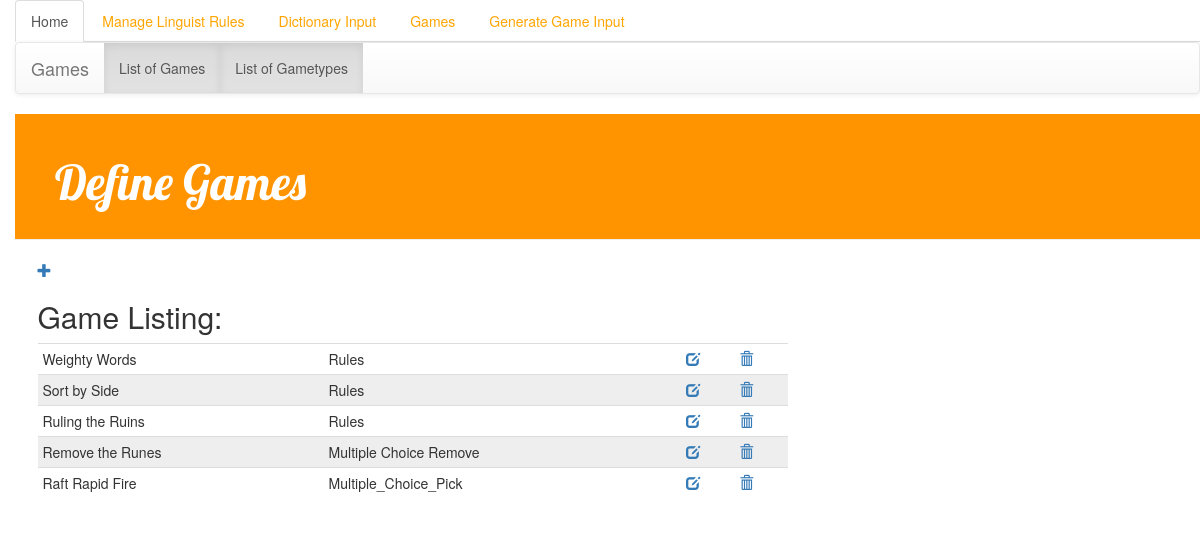
Page /Games/game_list/ on the committed database.
### Games/models.py (models this page shows, shortened)
class Game(models.Model):
    name = models.CharField(max_length=200,default='')
    type = models.ForeignKey(GameType)

class GameType(models.Model):
    name = models.CharField(max_length=200,default='')
    description = models.TextField(default='Missing Description')

### Games/views.py (the view)
def game_list(request):
    response = "Listing of Games."
    try:
        games = Game.objects.all()
    except Game.DoesNotExist:
        raise Http404("Games do not exist")
    return render(request, "Games/game_list.html", {'games': games})

### templates/Games/game_list.html
{% extends 'Games/base.html' %}
{% block content %}
    <a href="{% url 'game_new'%}" class="top-menu"><span class="glyphicon glyphicon-plus"></span></a>
    <h2>Game Listing: </h2>
    <div class="post">
<table class="table table-condensed">
    <tbody>
    {%  for game in games %}
        <tr>
            <td>
                {{ game.name }}
            </td>
            <td>
                {{ game.type.name }}
            </td>
            <td>
                <a href="{% url 'game_edit' pk=game.pk %}"><span class='glyphicon glyphicon-edit'></span></a>
            </td>
            <td>
                <a href="{% url 'game_delete' pk=game.pk %}"><span class='glyphicon glyphicon-trash'></span></a>
            </td>
        </tr>
    {%  endfor %}
    </tbody>
</table>
    </div>
{% endblock %}

### Input/static/Input/css/style.css (style rules this page uses)
body { padding-left: 15px; }
table tr:nth-child(even) { background-color: #eee; }
table tr:nth-child(odd) { background-color:#fff; }

### rows in the picture
Game: name "Weighty Words", type.name "Rules"
Game: name "Sort by Side", type.name "Rules"
Game: name "Ruling the Ruins", type.name "Rules"
Game: name "Remove the Runes", type.name "Multiple Choice Remove"
Game: name "Raft Rapid Fire", type.name "Multiple_Choice_Pick"
